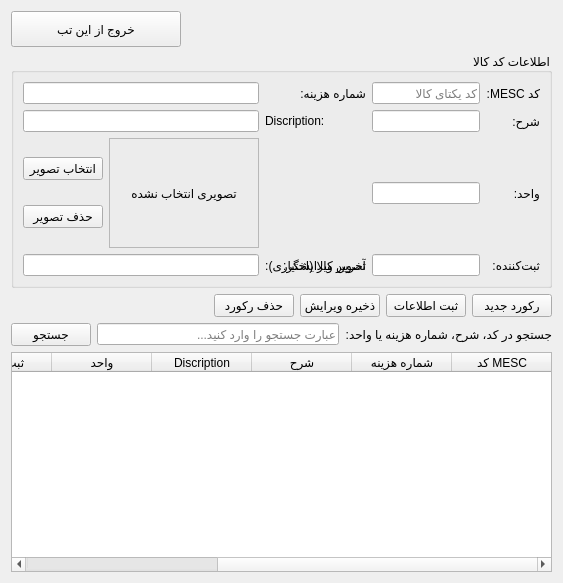
      <widget class="QWidget" name="tabMesc">
       <property name="layoutDirection">
        <enum>Qt::LayoutDirection::RightToLeft</enum>
       </property>
       <attribute name="title">
        <string>مدیریت کد کالاهای MESC</string>
       </attribute>
       <layout class="QVBoxLayout" name="verticalLayoutMesc">
        <item alignment="Qt::AlignmentFlag::AlignRight">
         <widget class="QPushButton" name="btnBackHomeMesc">
          <property name="minimumSize">
           <size>
            <width>170</width>
            <height>36</height>
           </size>
          </property>
          <property name="text">
           <string>خروج از این تب</string>
          </property>
         </widget>
        </item>
        <item>
         <widget class="QGroupBox" name="groupMescFields">
          <property name="title">
           <string>اطلاعات کد کالا</string>
          </property>
          <layout class="QGridLayout" name="gridLayoutMescFields">
           <item row="0" column="0">
            <widget class="QLabel" name="lblMescCode">
             <property name="text">
              <string>کد MESC:</string>
             </property>
            </widget>
           </item>
           <item row="0" column="1">
            <widget class="QLineEdit" name="txtMescCode">
             <property name="placeholderText">
              <string>کد یکتای کالا</string>
             </property>
            </widget>
           </item>
           <item row="0" column="2">
            <widget class="QLabel" name="lblMescShohazine">
             <property name="text">
              <string>شماره هزینه:</string>
             </property>
            </widget>
           </item>
           <item row="0" column="3">
            <widget class="QLineEdit" name="txtMescShohazine" />
           </item>
           <item row="1" column="0">
            <widget class="QLabel" name="lblMescSharh">
             <property name="text">
              <string>شرح:</string>
             </property>
            </widget>
           </item>
           <item row="1" column="1">
            <widget class="QLineEdit" name="txtMescSharh" />
           </item>
           <item row="1" column="2">
            <widget class="QLabel" name="lblMescDescription">
             <property name="text">
              <string>Discription:</string>
             </property>
            </widget>
           </item>
           <item row="1" column="3">
            <widget class="QLineEdit" name="txtMescDescription" />
           </item>
           <item row="2" column="0">
            <widget class="QLabel" name="lblMescUnit">
             <property name="text">
              <string>واحد:</string>
             </property>
            </widget>
           </item>
           <item row="2" column="1">
            <widget class="QLineEdit" name="txtMescUnit" />
           </item>
           <item row="3" column="2">
            <widget class="QLabel" name="lblMescPic">
             <property name="text">
              <string>تصویر کالا (اختیاری):</string>
             </property>
            </widget>
           </item>
           <item row="2" column="3">
            <widget class="QWidget" name="mescPicturePanel">
             <layout class="QHBoxLayout" name="horizontalLayoutMescPicture">
              <property name="leftMargin">
               <number>0</number>
              </property>
              <property name="topMargin">
               <number>0</number>
              </property>
              <property name="rightMargin">
               <number>0</number>
              </property>
              <property name="bottomMargin">
               <number>0</number>
              </property>
              <item>
               <widget class="QLabel" name="lblMescPicPreview">
                <property name="minimumSize">
                 <size>
                  <width>150</width>
                  <height>110</height>
                 </size>
                </property>
                <property name="maximumSize">
                 <size>
                  <width>150</width>
                  <height>110</height>
                 </size>
                </property>
                <property name="frameShape">
                 <enum>QFrame::Shape::StyledPanel</enum>
                </property>
                <property name="text">
                 <string>تصویری انتخاب نشده</string>
                </property>
                <property name="alignment">
                 <set>Qt::AlignmentFlag::AlignCenter</set>
                </property>
                <property name="wordWrap">
                 <bool>true</bool>
                </property>
               </widget>
              </item>
              <item>
               <layout class="QVBoxLayout" name="verticalLayoutMescPictureButtons">
                <item>
                 <widget class="QPushButton" name="btnMescChoosePic">
                  <property name="text">
                   <string>انتخاب تصویر</string>
                  </property>
                 </widget>
                </item>
                <item>
                 <widget class="QPushButton" name="btnMescRemovePic">
                  <property name="text">
                   <string>حذف تصویر</string>
                  </property>
                 </widget>
                </item>
               </layout>
              </item>
             </layout>
            </widget>
           </item>
           <item row="3" column="0">
            <widget class="QLabel" name="lblMescSabtkonande">
             <property name="text">
              <string>ثبت‌کننده:</string>
             </property>
            </widget>
           </item>
           <item row="3" column="1">
            <widget class="QLineEdit" name="txtMescSabtkonande">
             <property name="readOnly">
              <bool>true</bool>
             </property>
            </widget>
           </item>
           <item row="3" column="2">
            <widget class="QLabel" name="lblMescEditor">
             <property name="text">
              <string>آخرین ویرایشگر:</string>
             </property>
            </widget>
           </item>
           <item row="3" column="3">
            <widget class="QLineEdit" name="txtMescEditor">
             <property name="readOnly">
              <bool>true</bool>
             </property>
            </widget>
           </item>
          </layout>
         </widget>
        </item>
        <item>
         <layout class="QHBoxLayout" name="horizontalLayoutMescActions">
          <item>
           <widget class="QPushButton" name="btnMescNew">
            <property name="text">
             <string>رکورد جدید</string>
            </property>
           </widget>
          </item>
          <item>
           <widget class="QPushButton" name="btnMescSave">
            <property name="text">
             <string>ثبت اطلاعات</string>
            </property>
           </widget>
          </item>
          <item>
           <widget class="QPushButton" name="btnMescEdit">
            <property name="text">
             <string>ذخیره ویرایش</string>
            </property>
           </widget>
          </item>
          <item>
           <widget class="QPushButton" name="btnMescDelete">
            <property name="text">
             <string>حذف رکورد</string>
            </property>
           </widget>
          </item>
          <item>
           <spacer name="horizontalSpacerMescActions">
            <property name="orientation">
             <enum>Qt::Orientation::Horizontal</enum>
            </property>
            <property name="sizeHint" stdset="0">
             <size>
              <width>40</width>
              <height>20</height>
             </size>
            </property>
           </spacer>
          </item>
         </layout>
        </item>
        <item>
         <layout class="QHBoxLayout" name="horizontalLayoutMescSearch">
          <item>
           <widget class="QLabel" name="lblMescSearch">
            <property name="text">
             <string>جستجو در کد، شرح، شماره هزینه یا واحد:</string>
            </property>
           </widget>
          </item>
          <item>
           <widget class="QLineEdit" name="txtMescSearch">
            <property name="placeholderText">
             <string>عبارت جستجو را وارد کنید...</string>
            </property>
           </widget>
          </item>
          <item>
           <widget class="QPushButton" name="btnMescSearch">
            <property name="text">
             <string>جستجو</string>
            </property>
           </widget>
          </item>
         </layout>
        </item>
        <item>
         <widget class="QTableWidget" name="tblMescList">
          <property name="minimumSize">
           <size>
            <width>0</width>
            <height>220</height>
           </size>
          </property>
          <property name="alternatingRowColors">
           <bool>true</bool>
          </property>
          <property name="selectionBehavior">
           <enum>QAbstractItemView::SelectionBehavior::SelectRows</enum>
          </property>
          <property name="selectionMode">
           <enum>QAbstractItemView::SelectionMode::SingleSelection</enum>
          </property>
          <property name="editTriggers">
           <set>QAbstractItemView::EditTrigger::NoEditTriggers</set>
          </property>
          <property name="rowCount">
           <number>0</number>
          </property>
          <property name="columnCount">
           <number>8</number>
          </property>
          <column>
           <property name="text">
            <string>کد MESC</string>
           </property>
          </column>
          <column>
           <property name="text">
            <string>شماره هزینه</string>
           </property>
          </column>
          <column>
           <property name="text">
            <string>شرح</string>
           </property>
          </column>
          <column>
           <property name="text">
            <string>Discription</string>
           </property>
          </column>
          <column>
           <property name="text">
            <string>واحد</string>
           </property>
          </column>
          <column>
           <property name="text">
            <string>ثبت‌کننده</string>
           </property>
          </column>
          <column>
           <property name="text">
            <string>ویرایشگر</string>
           </property>
          </column>
          <column>
           <property name="text">
            <string>تصویر</string>
           </property>
          </column>
         </widget>
        </item>
       </layout>
      </widget>
